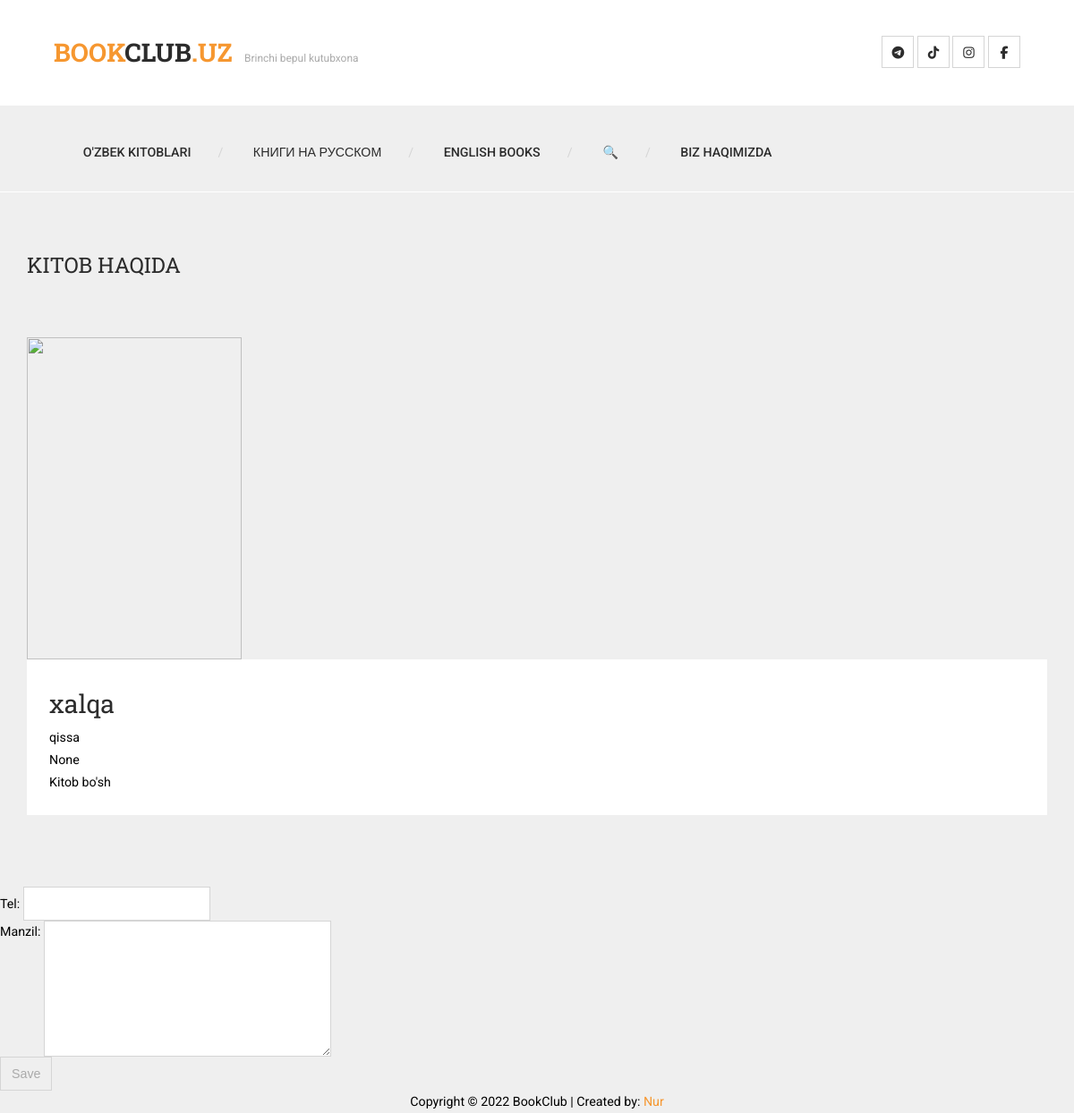
Page /uzdetail/1 on the committed database.
### viewbooks/models.py (models this page shows, shortened)
class UzbBooksModel(models.Model):
    title = models.CharField(max_length=255, blank=True, null=True)
    body = models.TextField(blank=True, null=True)
    image = models.ImageField(upload_to=upload_location, blank=True, null=True)
    b_date = models.DateField(blank=True, null=True)
    free = models.BooleanField(blank=True, null=True)
    barcode = models.PositiveBigIntegerField(blank=True, null=True)
    whose = models.TextField(max_length=255, blank=True, null=True)
    user = models.TextField(max_length=255, blank=True, null=True)
    @property
    def imageURL(self):
        try:
            url = str(self.image.url)
        except:
            url = ''
        return url

### viewbooks/views.py (the view)
# urls.py: path('uzdetail/<int:pk>', uzbbuy, name='uzdetail'),
def uzbbuy(request, pk):
    context = {}
    book = get_object_or_404(UzbBooksModel, pk=pk )
    context['uzb'] = book
    if request.method == 'POST':
        form = UzBuyerForm(data=request.POST)
        if form.is_valid():
            form = form.save(commit=False)
            form.kitob = book
            print(form)
            form.save()
            return HttpResponseRedirect('/')
    else:
            form = UzBuyerForm()
    context['form'] = form
    return render(request, 'uzdetail.html', context)

### viewbooks/forms.py
class UzBuyerForm(ModelForm):
    class Meta:
        model = UzBuyModel
        exclude = ["kitob"]

### viewbooks/templates/uzdetail.html (shortened to what this page needs)
{% extends 'base.html' %}
{% load static %}
{% block content %}
        <div class="content-wrapper">
            <div class="inner-container container">
                <div class="row">
                    <div class="section-header col-md-12">
                        <h2>Kitob haqida</h2>
                    </div>
                </div>
                <div class="row">
                    <div class=" col-md-12">
                        <img src="{{uzb.imageURL}}" height="360px" width="240px">
                    </div>
                    <div class="blog-info col-md-12">
                        <div class="box-content">
                            <h2 class="blog-title">{{uzb.title}}</h2>
                            <p>{{uzb.body}}</p>
                            <p>{{uzb.whose}}</p>
                                    {% if uzb.free %}Kitob bo'sh
                                    {% else %}
                                    Kitob bo'shash vaqti:{{uzb.b_date}}
                            <p>{{uzb.user}}</p>
                                    {% endif %}
                        </div>
                    </div>
                </div>
            </div>
        </div>
                    <div>
                        {% if uzb.free %}
                            <form action="" method="POST" enctype="multipart/form-data">
                            {{ form.as_p}}
                            <input type="submit" value="Save" />
                        </form>{% endif %}
                    </div>
{% endblock content %}

### static/css/templatemo-style.css (style rules this page uses)
html, body, div, span, applet, object, iframe, h1, h2, h3, h4, h5, h6, p, blockquote, pre, a, abbr, acronym, address, big, cite, code, del, dfn, em, img, ins, kbd, q, s, samp, small, strike, strong, sub, sup, tt, var, b, u, i, center, dl, dt, dd, ol, ul, li, fieldset, form, label, legend, table, caption, tbody, tfoot, thead, tr, th, td, article, aside, canvas, details, embed, figure, figcaption, footer, header, hgroup, menu, nav, output, ruby, section, summary, time, mark, audio, video { margin: 0; padding: 0; border: 0; font-size: 100%; vertical-align: baseline; }
body { line-height: 1; }
html { font-size: 100%; -webkit-text-size-adjust: 100%; -ms-text-size-adjust: 100%; }
article, aside, details, figcaption, figure, footer, header, hgroup, nav, section, img { display: block; }
img { border: 0; -ms-interpolation-mode: bicubic; }
button, input, select, textarea { font-size: 100%; margin: 0; vertical-align: baseline; *vertical-align: middle; }
button, input { line-height: normal; *overflow: visible; }
button, input[type="button"], input[type="reset"], input[type="submit"] { cursor: pointer; -webkit-appearance: button; }
textarea { overflow: auto; vertical-align: top; }
body { font-family: "Roboto", sans-serif; font-size: .89em; line-height: 1.75; color: #777777; background-color: #efefef; text-rendering: optimizeLegibility; }
h1, h2, h3, h4, h5, h6 { font-family: "Roboto Slab", serif; color: #2c2c2c; }
*, *:before, *:after { -moz-box-sizing: border-box; -webkit-box-sizing: border-box; box-sizing: border-box; }
button, input, select, textarea { border: 1px solid #d5d5d5; outline: 0; padding: 10px 12px; color: #aaaaaa; }
.content-wrapper { border-top: 1px solid white; background: #efefef; padding-bottom: 80px; }
.section-header { margin-top: 60px; margin-bottom: 60px; }
.section-header h2 { font-size: 24px; display: inline; text-transform: uppercase; font-weight: normal; }
.box-content { background: white; padding: 25px; overflow: hidden; }
.blog-info h2.blog-title { font-size: 2em; font-weight: normal; }

### templates/snippets/header.html (style rules this page uses)
body { color: black; }

### rows in the picture
UzbBooksModel: title "xalqa", body "qissa", whose "None"
